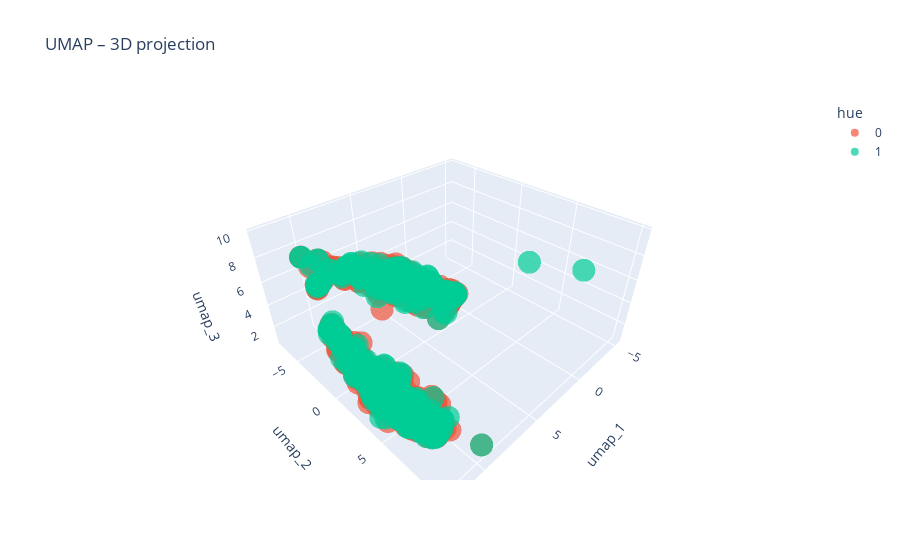

The code cell stored with this chart in its notebook:
### Code cell
umap_3d_df, umap_3d_model = reduce_and_plot_3d(
    df=train_emb,
    algorithm="umap",
    random_state=42,
    hue=labels_cat,
    n_neighbors=15,
    min_dist=0.1,
    sample_n=10000,
)

### Figure 1 — Plotly figure (JSON) as saved in the notebook; plotly's stock layout.template omitted (floating-point values rounded to 4 significant figures; data arrays with more than 128 entries replaced by an {"elided": "..."} marker saying what was removed)
{"data": [{"hovertemplate": "hue=0<br>umap_1=%{x}<br>umap_2=%{y}<br>umap_3=%{z}<extra></extra>", "legendgroup": "0", "marker": {"color": "#EF553B", "opacity": 0.7, "symbol": "circle"}, "mode": "markers", "name": "0", "scene": "scene", "showlegend": true, "type": "scatter3d", "x": {"elided": "716 float values"}, "y": {"elided": "716 float values"}, "z": {"elided": "716 float values"}}, {"hovertemplate": "hue=1<br>umap_1=%{x}<br>umap_2=%{y}<br>umap_3=%{z}<extra></extra>", "legendgroup": "1", "marker": {"color": "#00cc96", "opacity": 0.7, "symbol": "circle"}, "mode": "markers", "name": "1", "scene": "scene", "showlegend": true, "type": "scatter3d", "x": {"elided": "456 float values"}, "y": {"elided": "456 float values"}, "z": {"elided": "456 float values"}}], "layout": {"legend": {"title": {"text": "hue"}, "tracegroupgap": 0}, "scene": {"domain": {"x": [0, 1], "y": [0, 1]}, "xaxis": {"title": {"text": "umap_1"}}, "yaxis": {"title": {"text": "umap_2"}}, "zaxis": {"title": {"text": "umap_3"}}}, "title": {"text": "UMAP – 3D projection"}}}
